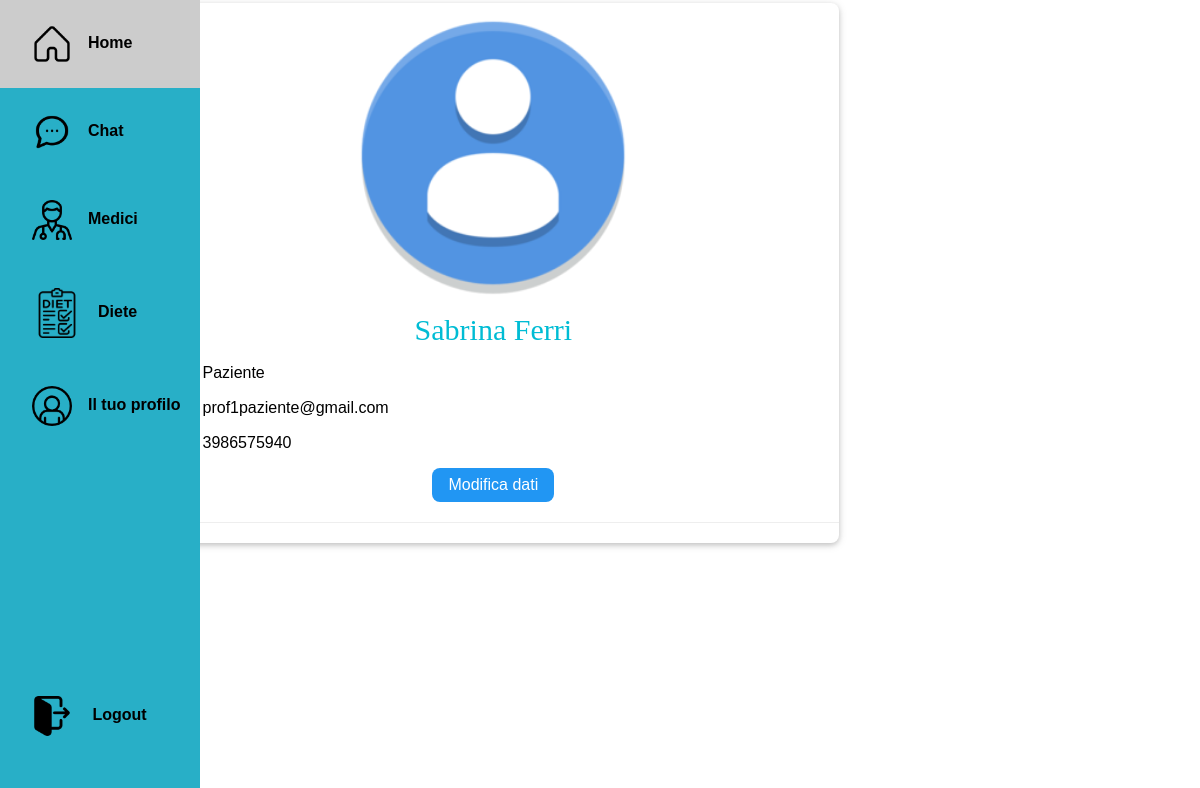
The app's page /profilo/ (signed in), older data.
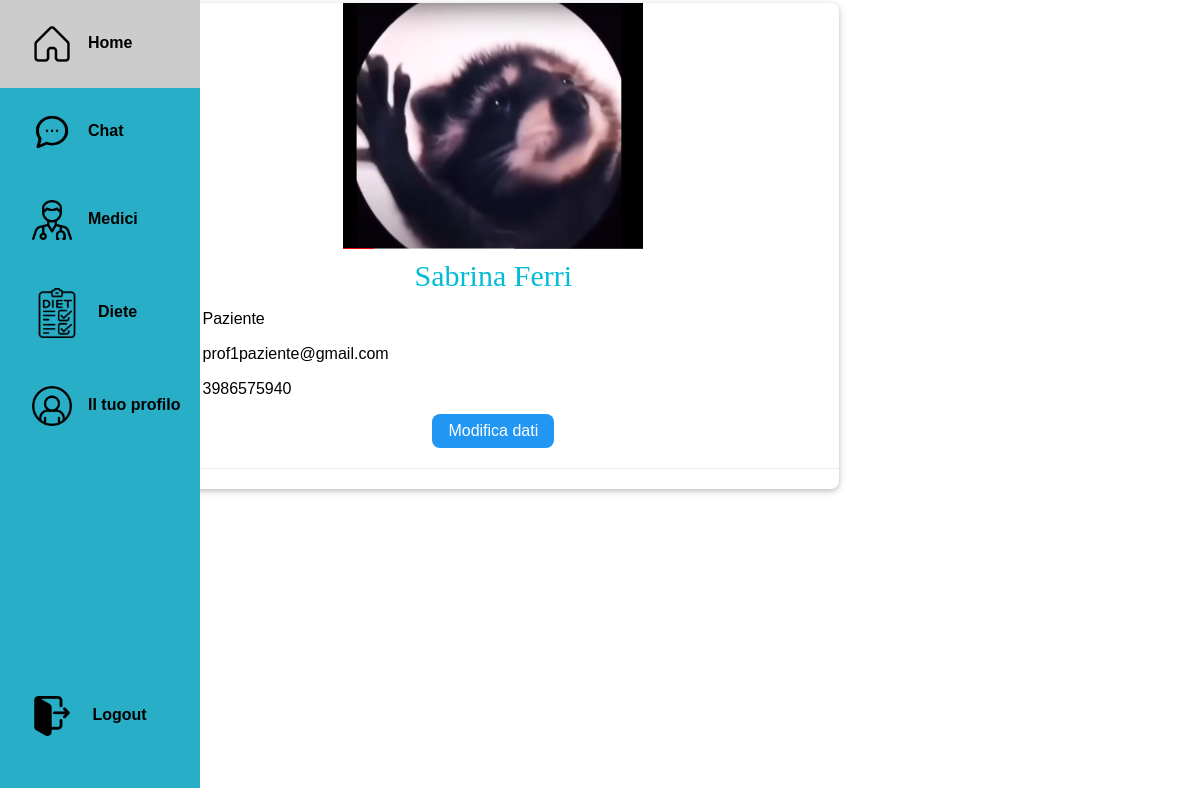
The same page, newer data.
### myapp/models.py (models this page shows)
class Utente(AbstractUser):
    cf = models.CharField(max_length=16, blank=True)
    nome = models.CharField(max_length=30, blank=True)
    cognome = models.CharField(max_length=30, blank=True)
    provincia = models.CharField(max_length=2, blank=True)
    telefono = models.CharField(max_length=10)
    email = models.EmailField(max_length=100, blank=True)
    genere = models.CharField(max_length=1, choices=[('M', 'Maschio'), ('F', 'Femmina')])
    data_nascita = models.DateField()
    foto_profilo = models.ImageField(upload_to='images/', default='images/avatar-default.png')
    tipo_utente = models.BooleanField(default=False)  # tipo = 1 => dottore, tipo = 0 => paziente
    objects = CustomUserManager()

### myapp/views.py (the view, shortened to what this page needs)
# urls.py: path('profilo/', views.profile, name='profilo'),
@login_required(login_url='login')
def profile(request):
    user = request.user
    context={
        'user' : request.user,
        'form':   EditProfileForm(instance=user)
    }
    return render(request, 'profile.html', context)

### myapp/templates/profile.html (shortened to what this page needs)
{% extends 'base.html' %}
{% load crispy_forms_tags %}
{% load static %}
{% block content %}
<link rel="stylesheet" href="{% static 'css/modals.css' %}">
<div class="w3-container">
    <div class="w3-twothird w3-card-2 w3-round-large w3-white">
        <div class="w3-center">
            <img class="foto_profilo" src="{{request.user.foto_profilo.url}}" id="output" style="width: 300px">
        </div>
        <h2 class="w3-cursive w3-center w3-text-cyan">{{ user.nome }} {{ user.cognome }}</h2>
        {% if not user.tipo_utente %}
        <p>Paziente</p>
        {% else %}
        <p><i class="fa fa-briefcase fa-fw w3-margin-left w3-margin-right w3-large w3-text-cyan"></i>Dottore</p>
        {% endif %}
        <p>{{ user.email }}</p><p>{{ user.telefono }}</p>
        <div class="w3-center">
            <button onclick="openModal('editing')" class="w3-btn w3-round-large w3-blue">Modifica dati</button>
        </div>
        <hr />
    </div>
</div>
{% endblock %}

Row changes from the older to the newer data that the page shows:
changed Utente "Sabrina": user.foto_profilo: picture added in place of a placeholder
